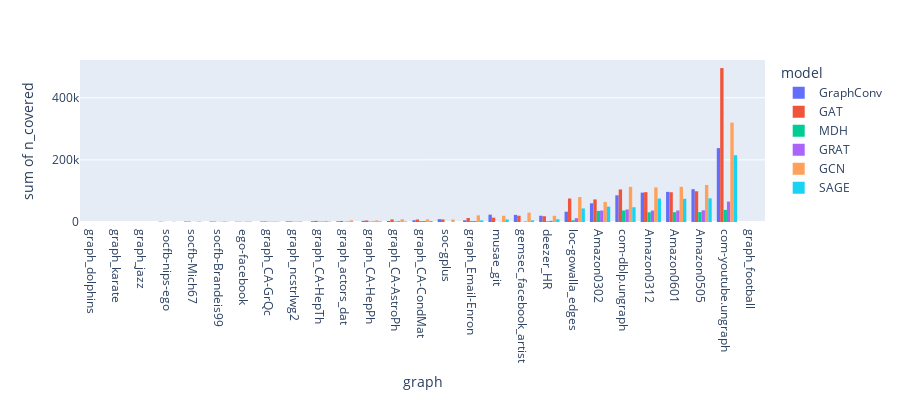

This figure's notebook cell:
### Code cell
fig = px.histogram(Full, x="graph", y="n_covered",
             color='model', barmode='group',
             height=400)
fig.show()

### Figure 1 — Plotly figure (JSON) as saved in the notebook; plotly's stock layout.template omitted (floating-point values rounded to 4 significant figures)
{"data": [{"alignmentgroup": "True", "bingroup": "x", "histfunc": "sum", "hovertemplate": "model=GraphConv<br>graph=%{x}<br>sum of n_covered=%{y}<extra></extra>", "legendgroup": "GraphConv", "marker": {"color": "#636efa"}, "name": "GraphConv", "offsetgroup": "GraphConv", "orientation": "v", "showlegend": true, "type": "histogram", "x": ["graph_dolphins", "graph_karate", "graph_jazz", "socfb-nips-ego", "socfb-Mich67", "socfb-Brandeis99", "ego-facebook", "graph_CA-GrQc", "graph_ncstrlwg2", "graph_CA-HepTh", "graph_actors_dat", "graph_CA-HepPh", "graph_CA-AstroPh", "graph_CA-CondMat", "soc-gplus", "graph_Email-Enron", "musae_git", "gemsec_facebook_artist", "deezer_HR", "loc-gowalla_edges", "Amazon0302", "com-dblp.ungraph", "Amazon0312", "Amazon0601", "Amazon0505", "com-youtube.ungraph"], "xaxis": "x", "y": [13, 20, 88, 1152, 1581, 1602, 1064, 1647, 1981, 2403, 2365, 3675, 3216, 5645, 9067, 5501, 23599, 22986, 20150, 33163, 60089, 85858, 94538, 97001, 105457, 237831], "yaxis": "y"}, {"alignmentgroup": "True", "bingroup": "x", "histfunc": "sum", "hovertemplate": "model=GAT<br>graph=%{x}<br>sum of n_covered=%{y}<extra></extra>", "legendgroup": "GAT", "marker": {"color": "#EF553B"}, "name": "GAT", "offsetgroup": "GAT", "orientation": "v", "showlegend": true, "type": "histogram", "x": ["graph_dolphins", "graph_karate", "graph_jazz", "socfb-nips-ego", "socfb-Mich67", "socfb-Brandeis99", "ego-facebook", "graph_CA-GrQc", "graph_ncstrlwg2", "graph_CA-HepTh", "graph_actors_dat", "graph_CA-HepPh", "graph_CA-AstroPh", "graph_CA-CondMat", "soc-gplus", "graph_Email-Enron", "musae_git", "gemsec_facebook_artist", "deezer_HR", "loc-gowalla_edges", "Amazon0302", "com-dblp.ungraph", "Amazon0312", "Amazon0601", "Amazon0505", "com-youtube.ungraph"], "xaxis": "x", "y": [12, 15, 84, 505, 1609, 1434, 1035, 1930, 2133, 3582, 3403, 4878, 8197, 8124, 8329, 12840, 13860, 20032, 18559, 75596, 72699, 104797, 96047, 95754, 98938, 495435], "yaxis": "y"}, {"alignmentgroup": "True", "bingroup": "x", "histfunc": "sum", "hovertemplate": "model=MDH<br>graph=%{x}<br>sum of n_covered=%{y}<extra></extra>", "legendgroup": "MDH", "marker": {"color": "#00cc96"}, "name": "MDH", "offsetgroup": "MDH", "orientation": "v", "showlegend": true, "type": "histogram", "x": ["graph_dolphins", "graph_karate", "graph_football", "graph_jazz", "socfb-nips-ego", "socfb-Mich67", "socfb-Brandeis99", "ego-facebook", "graph_CA-GrQc", "graph_ncstrlwg2", "graph_CA-HepTh", "graph_actors_dat", "graph_CA-HepPh", "graph_CA-AstroPh", "graph_CA-CondMat", "soc-gplus", "graph_Email-Enron", "musae_git", "gemsec_facebook_artist", "deezer_HR", "loc-gowalla_edges", "Amazon0302", "com-dblp.ungraph", "Amazon0312", "Amazon0601", "Amazon0505", "com-youtube.ungraph"], "xaxis": "x", "y": [3, 8, 31, 31, 10, 202, 395, 528, 1033, 1108, 1388, 1014, 1529, 1638, 2938, 69, 2881, 196, 790, 2346, 5670, 35766, 37197, 31165, 31507, 31926, 39090], "yaxis": "y"}, {"alignmentgroup": "True", "bingroup": "x", "histfunc": "sum", "hovertemplate": "model=GRAT<br>graph=%{x}<br>sum of n_covered=%{y}<extra></extra>", "legendgroup": "GRAT", "marker": {"color": "#ab63fa"}, "name": "GRAT", "offsetgroup": "GRAT", "orientation": "v", "showlegend": true, "type": "histogram", "x": ["graph_dolphins", "graph_karate", "graph_football", "graph_jazz", "socfb-nips-ego", "socfb-Mich67", "socfb-Brandeis99", "ego-facebook", "graph_CA-GrQc", "graph_ncstrlwg2", "graph_CA-HepTh", "graph_actors_dat", "graph_CA-HepPh", "graph_CA-AstroPh", "graph_CA-CondMat", "soc-gplus", "graph_Email-Enron", "musae_git", "gemsec_facebook_artist", "deezer_HR", "loc-gowalla_edges", "Amazon0302", "com-dblp.ungraph", "Amazon0312", "Amazon0601", "Amazon0505", "com-youtube.ungraph"], "xaxis": "x", "y": [4, 9, 32, 37, 11, 483, 742, 1132, 1065, 1164, 1519, 1617, 1839, 2410, 3160, 103, 3349, 651, 1699, 3860, 12191, 36897, 40129, 36841, 37061, 37663, 65794], "yaxis": "y"}, {"alignmentgroup": "True", "bingroup": "x", "histfunc": "sum", "hovertemplate": "model=GCN<br>graph=%{x}<br>sum of n_covered=%{y}<extra></extra>", "legendgroup": "GCN", "marker": {"color": "#FFA15A"}, "name": "GCN", "offsetgroup": "GCN", "orientation": "v", "showlegend": true, "type": "histogram", "x": ["graph_karate", "graph_jazz", "socfb-nips-ego", "socfb-Mich67", "socfb-Brandeis99", "ego-facebook", "graph_CA-GrQc", "graph_ncstrlwg2", "graph_CA-HepTh", "graph_actors_dat", "graph_CA-HepPh", "graph_CA-AstroPh", "graph_CA-CondMat", "soc-gplus", "graph_Email-Enron", "musae_git", "gemsec_facebook_artist", "deezer_HR", "loc-gowalla_edges", "Amazon0302", "com-dblp.ungraph", "Amazon0312", "Amazon0601", "Amazon0505", "com-youtube.ungraph"], "xaxis": "x", "y": [27, 94, 1176, 2042, 2264, 1922, 1887, 2141, 3472, 5268, 5085, 8933, 8336, 7990, 21368, 20058, 30070, 20033, 80247, 64571, 113046, 111171, 113271, 119370, 319859], "yaxis": "y"}, {"alignmentgroup": "True", "bingroup": "x", "histfunc": "sum", "hovertemplate": "model=SAGE<br>graph=%{x}<br>sum of n_covered=%{y}<extra></extra>", "legendgroup": "SAGE", "marker": {"color": "#19d3f3"}, "name": "SAGE", "offsetgroup": "SAGE", "orientation": "v", "showlegend": true, "type": "histogram", "x": ["graph_football", "socfb-Mich67", "socfb-Brandeis99", "graph_CA-GrQc", "graph_CA-HepTh", "graph_CA-HepPh", "graph_CA-AstroPh", "graph_CA-CondMat", "soc-gplus", "graph_Email-Enron", "musae_git", "gemsec_facebook_artist", "deezer_HR", "loc-gowalla_edges", "Amazon0302", "com-dblp.ungraph", "Amazon0312", "Amazon0601", "Amazon0505", "com-youtube.ungraph"], "xaxis": "x", "y": [30, 380, 709, 1046, 1399, 1891, 1800, 3190, 156, 5130, 8174, 5400, 8839, 43721, 49420, 47593, 75531, 74790, 76176, 214940], "yaxis": "y"}], "layout": {"barmode": "group", "height": 400, "legend": {"title": {"text": "model"}, "tracegroupgap": 0}, "margin": {"t": 60}, "xaxis": {"anchor": "y", "domain": [0, 1], "title": {"text": "graph"}}, "yaxis": {"anchor": "x", "domain": [0, 1], "title": {"text": "sum of n_covered"}}}}
